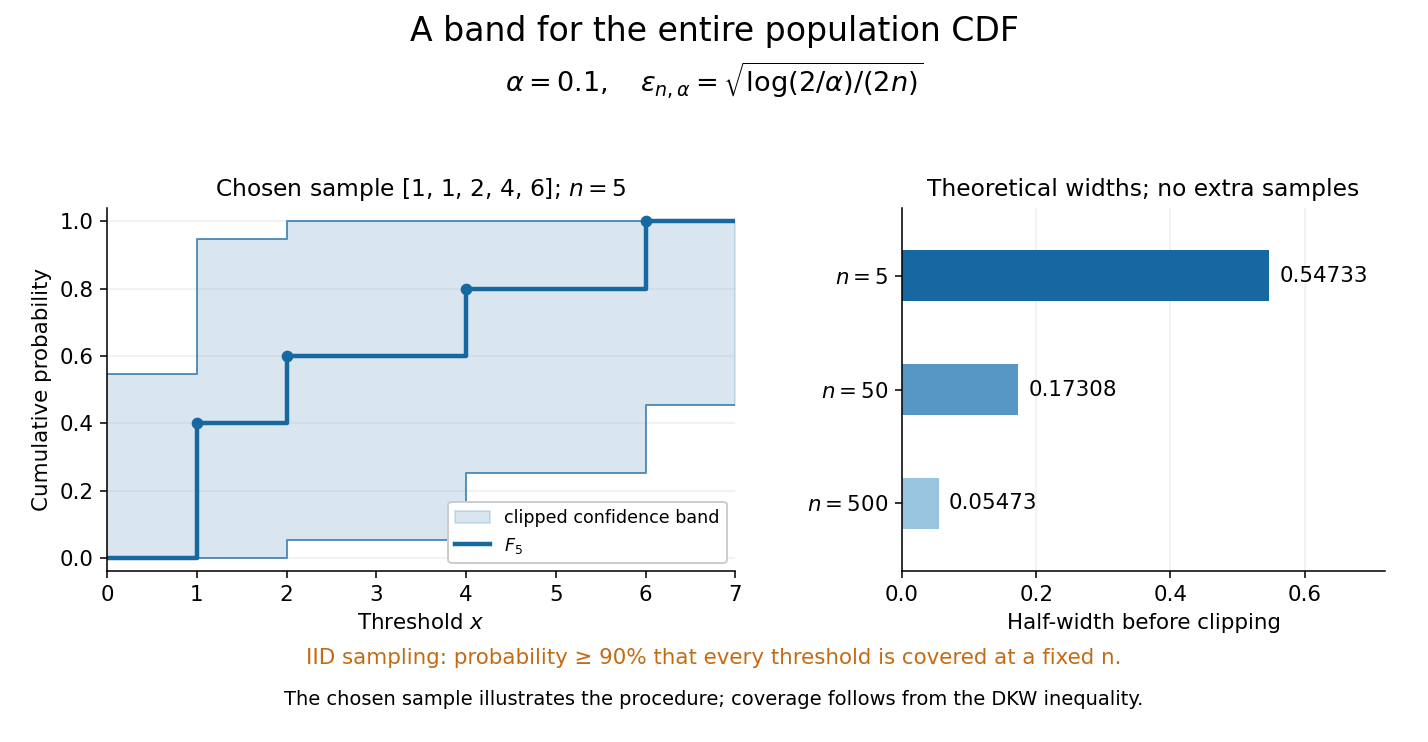

Generate this figure with Python:
"""Illustrate the analytic DKW band, without simulating samples or coverage.

Tested with Python 3.14, Matplotlib 3.10.7 and NumPy 2.3.5.
Run from _media to write this generator's matching opaque PNG there.
"""

from pathlib import Path

import matplotlib.pyplot as plt
import numpy as np


def main():
    alpha = 0.1
    sizes = np.array([5, 50, 500])
    eps = np.sqrt(np.log(2 / alpha) / (2 * sizes))
    sample = np.array([1, 1, 2, 4, 6])
    edges = np.array([0, 1, 2, 4, 6, 7])
    # Exact right-continuous values at every edge, including both tied 1s.
    fn = np.count_nonzero(sample[:, None] <= edges[None, :], axis=0) / sample.size
    low, high = np.clip(fn - eps[0], 0, 1), np.clip(fn + eps[0], 0, 1)
    blue, orange = "#1767a1", "#c36b13"
    plt.rcParams.update({"font.size": 11, "axes.spines.top": False,
                         "axes.spines.right": False})
    fig, (ax, width_ax) = plt.subplots(
        1, 2, figsize=(10.2, 5.3), gridspec_kw={"width_ratios": [1.3, 1]},
        facecolor="white",
    )
    fig.subplots_adjust(left=0.075, right=0.97, top=0.72, bottom=0.23, wspace=0.30)
    fig.suptitle("A band for the entire population CDF", fontsize=17, y=0.98)
    fig.text(0.5, 0.875,
             r"$\alpha=0.1,\quad \varepsilon_{n,\alpha}=\sqrt{\log(2/\alpha)/(2n)}$",
             ha="center", fontsize=14)
    ax.fill_between(edges, low, high, step="post", color=blue, alpha=0.16,
                    label="clipped confidence band")
    ax.step(edges, low, where="post", color=blue, lw=1, alpha=0.65)
    ax.step(edges, high, where="post", color=blue, lw=1, alpha=0.65)
    ax.step(edges, fn, where="post", color=blue, lw=2.3, label=r"$F_5$")
    ax.scatter([1, 2, 4, 6], [0.4, 0.6, 0.8, 1.0], s=25, color=blue, zorder=4)
    ax.set_title(r"Chosen sample [1, 1, 2, 4, 6]; $n=5$", fontsize=12)
    ax.set_xlim(0, 7)
    ax.set_ylim(-0.04, 1.04)
    ax.set_xticks(range(8))
    ax.set_yticks([0, 0.2, 0.4, 0.6, 0.8, 1])
    ax.set_xlabel(r"Threshold $x$")
    ax.set_ylabel("Cumulative probability")
    ax.grid(axis="y", alpha=0.2)
    ax.legend(loc="lower right", fontsize=9, framealpha=1)
    width_ax.barh([2, 1, 0], eps, height=0.45, color=[blue, "#5797c5", "#98c4df"])
    width_ax.set_yticks([2, 1, 0], [r"$n=5$", r"$n=50$", r"$n=500$"])
    for row, value in zip([2, 1, 0], eps):
        width_ax.text(value + 0.015, row, f"{value:.5f}", va="center", fontsize=11)
    width_ax.set_xlim(0, 0.72)
    width_ax.set_ylim(-0.6, 2.6)
    width_ax.set_xticks([0, 0.2, 0.4, 0.6])
    width_ax.set_xlabel("Half-width before clipping")
    width_ax.set_title("Theoretical widths; no extra samples", fontsize=12)
    width_ax.grid(axis="x", alpha=0.2)
    width_ax.set_axisbelow(True)
    fig.text(0.5, 0.105,
             "IID sampling: probability ≥ 90% that every threshold is covered at a fixed n.",
             ha="center", fontsize=11, color=orange)
    fig.text(0.5, 0.05,
             "The chosen sample illustrates the procedure; coverage follows from the DKW inequality.",
             ha="center", fontsize=10)
    fig.savefig(Path(__file__).stem + ".png", dpi=140, facecolor="white")
    plt.close(fig)


if __name__ == "__main__":
    main()
